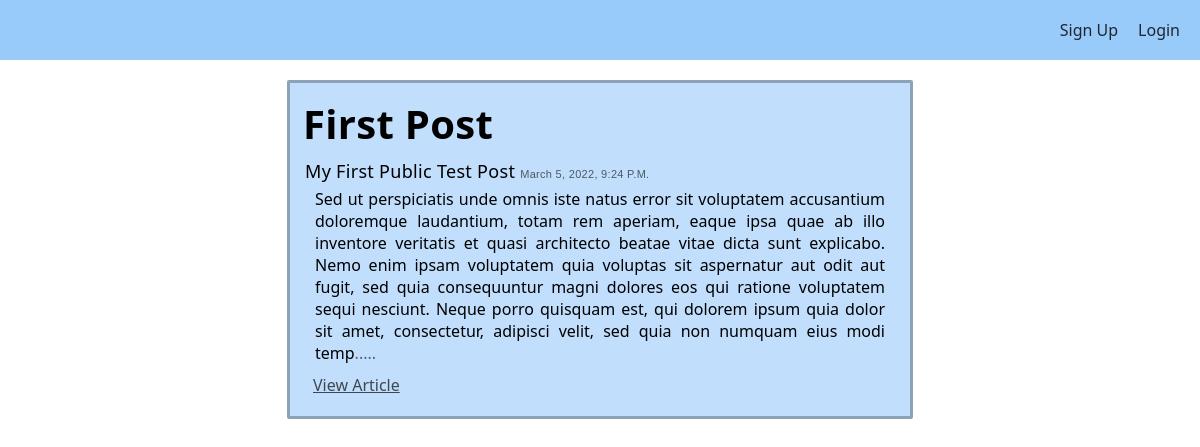
The page / on the database its author committed.
### main/models.py (models this page shows, shortened)
class article(models.Model):
    owner = models.ForeignKey(User, on_delete=models.CASCADE)
    article_id = models.UUIDField(primary_key=True, default=uuid.uuid4, editable=False, unique=True, blank=False)
    title = models.CharField(unique=True, max_length=700, blank=False, editable=True)
    subtitle = models.TextField(unique=True, blank=True, editable=True)
    summary_intro = models.TextField(verbose_name="Introduction", max_length=500, unique=True, null=False, blank=False, editable=True, default='')
    body = models.TextField(unique=True, blank=False, null=False, editable=True)
    date_published = models.DateTimeField(auto_now_add=True)
    date_modified = models.DateTimeField(auto_now=True)

### main/views.py (the view)
# urls.py: path('', home_page, name='HomePage'),
def home_page(request, *args, **kwargs):
    articles = article.objects.all()
    return render(request, 'index.html', {'articles': articles})

### templates/index.html (shortened to what this page needs)
{% extends 'base.html' %}
{% load static %}
{% block style %}
    <link rel="stylesheet" href="{% static 'home_style.css' %}" />
{% endblock %}
{% block body %}
    <nav class='nav-bar'>
        {% if request.user.is_authenticated %}
            <a href="{% url 'Main:Dashboard' %}" class="nav-item">Dashboard</a>
            <a href="{% url 'Main:Logout' %}" class="nav-item">Logout</a>
        {% else %}
            <a href="{% url 'Main:Register' %}" class="nav-item">Sign Up</a>
            <a href="{% url 'Main:Login' %}" class="nav-item">Login</a>
        {% endif %}
    </nav>
    <section class="Article-view">
        {% for article in articles %}
        <div class="article">
            <div class="title">{{article.title}}</div>
            <div class="subtitle">{{article.subtitle}} <span class="date">{{article.date_published}}</span></div>
            <div class="body">{{article.summary_intro}}<span style="color: rgba(0, 0, 0, 0.562);">.....</span></div>
            <div class="anchors">
                <a href="{% url 'Main:Article' article.article_id %}" class="anchor-link">View Article</a>
            </div>
        </div>
        {% endfor %}
    </section>
{% endblock %}

### templates/base.html (shortened to what this page needs)
<!DOCTYPE html>
<html lang="en">
<head>
    {% load static %}
    <link rel="stylesheet" href="{%static 'base_style.css' %}">
    {% block style %}{% endblock %}
</head>
<body>
    {% block body %}
    {% endblock %}
</body>
</html>

### static/base_style.css (style rules this page uses)
* { margin: 0; padding: 0; }
html { font-family:'Segoe UI', Tahoma, Geneva, Verdana, sans-serif; }

### static/home_style.css (style rules this page uses)
nav.nav-bar { display: flex; justify-content: flex-end; align-items: center; height: 60px; padding-right: 10px; background-color: rgba(116, 184, 248, 0.74); }
a.nav-item { margin: 0px 10px; text-decoration: none; transition: all .3s ease-in-out; }
a.nav-item:link, a.nav-item:visited, a.nav-item:active { color: rgba(0, 0, 0, 0.808); }
.Article-view { display: flex; justify-content: center; padding: 10px; }
div.article { display: flex; width: 600px; border: 3px solid rgba(0, 0, 0, 0.274); flex-direction: column; margin: 10px; padding: 10px; background-color: rgba(116, 184, 248, 0.445); border-radius: 2px; animation: intro .3s ease-in; }
.title { text-transform: capitalize; font-size: 40px; font-weight: 600; margin: 3px; letter-spacing: .3px; }
.subtitle { text-transform: capitalize; margin: 5px; font-weight: 500px; font-size: 18px; letter-spacing: .3px; }
.date { font-size: 11px; color: rgba(0, 0, 0, 0.603); font-family: Verdana, Geneva, Tahoma, sans-serif; }
.body { align-self: center; text-align: justify; width: 95%; }
.anchors { margin: 10px; }
.anchor-link { margin: 3px; transition:all .3s ease-in-out; }
.anchor-link:link, .anchor-link:visited, .anchor-link:active { color: rgba(0, 0, 0, 0.678) }

### rows shown on the page
article: title "First Post", subtitle "My First Public Test Post", date_published "March 5, 2022, 9:24 P.m.", summary_intro "Sed ut perspiciatis unde omnis iste natus error sit voluptatem accusantium doloremque laudantium, totam rem aperiam, eaque ipsa quae ab illo inventore veritatis et quasi architecto beatae vitae dicta sunt explicabo. Nemo enim ipsam voluptatem quia voluptas sit aspernatur aut odit aut fugit, sed quia consequuntur magni dolores eos qui ratione voluptatem sequi nesciunt. Neque porro quisquam est, qui dolorem ipsum quia dolor sit amet, consectetur, adipisci velit, sed quia non numquam eius modi temp"
